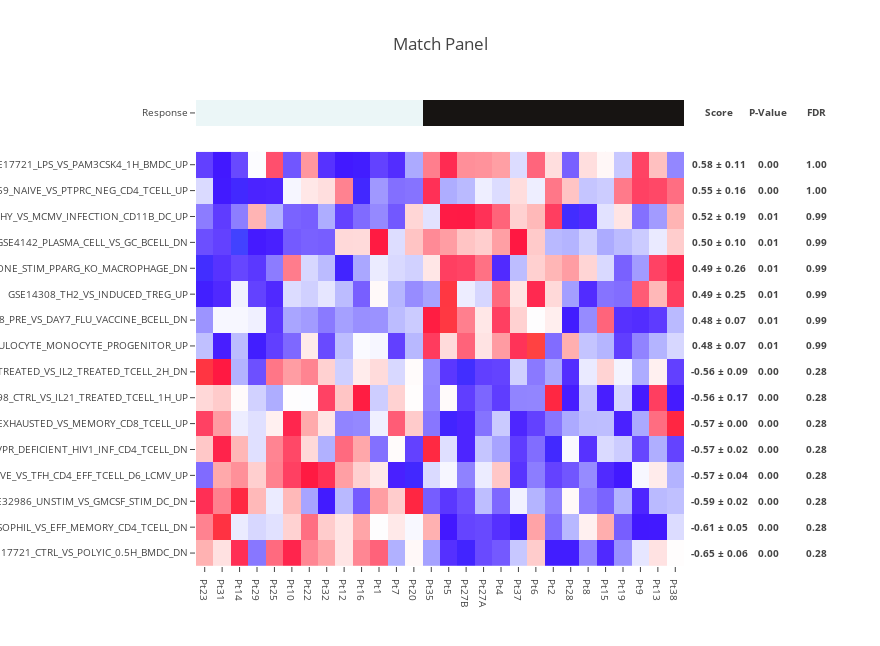

This figure's notebook cell:
### Code cell
target = pd.read_table(
    'target_0.tsv',
    index_col=0,
    squeeze=True,
)

features = pd.read_table(
    'features_0.tsv',
    index_col=0,
)

score_moe_p_value_fdr = make_match_panel(
    target,
    features,
    n_sampling=2,
    n_permutation=1,
    target_type='binary',
)

score_moe_p_value_fdr.sort_values('Score')

### Figure 1 — Plotly figure (JSON) as saved in the notebook; plotly's stock layout.template omitted (floating-point values rounded to 4 significant figures; data arrays with more than 128 entries replaced by an {"elided": "..."} marker saying what was removed)
{"data": [{"colorscale": [[0, "#ebf6f7"], [1, "#171412"]], "showscale": false, "text": [["Pt23", "Pt31", "Pt14", "Pt29", "Pt25", "Pt10", "Pt22", "Pt32", "Pt12", "Pt16", "Pt1", "Pt7", "Pt20", "Pt35", "Pt5", "Pt27B", "Pt27A", "Pt4", "Pt37", "Pt6", "Pt2", "Pt28", "Pt8", "Pt15", "Pt19", "Pt9", "Pt13", "Pt38"]], "type": "heatmap", "uid": "c124a349-a33a-46e3-abcc-ddd027100395", "x": ["Pt23", "Pt31", "Pt14", "Pt29", "Pt25", "Pt10", "Pt22", "Pt32", "Pt12", "Pt16", "Pt1", "Pt7", "Pt20", "Pt35", "Pt5", "Pt27B", "Pt27A", "Pt4", "Pt37", "Pt6", "Pt2", "Pt28", "Pt8", "Pt15", "Pt19", "Pt9", "Pt13", "Pt38"], "y": ["Response"], "yaxis": "y2", "z": [[0, 0, 0, 0, 0, 0, 0, 0, 0, 0, 0, 0, 0, 1, 1, 1, 1, 1, 1, 1, 1, 1, 1, 1, 1, 1, 1, 1]]}, {"colorscale": {"elided": "256x2 mixed values"}, "showscale": false, "type": "heatmap", "uid": "1fd6505f-7d6e-43e6-b0b9-670a09a92db6", "x": ["Pt23", "Pt31", "Pt14", "Pt29", "Pt25", "Pt10", "Pt22", "Pt32", "Pt12", "Pt16", "Pt1", "Pt7", "Pt20", "Pt35", "Pt5", "Pt27B", "Pt27A", "Pt4", "Pt37", "Pt6", "Pt2", "Pt28", "Pt8", "Pt15", "Pt19", "Pt9", "Pt13", "Pt38"], "y": ["GSE17721_CTRL_VS_POLYIC_0.5H_BMDC_DN", "GSE3982_BASOPHIL_VS_EFF_MEMORY_CD4_TCELL_DN", "GSE32986_UNSTIM_VS_GMCSF_STIM_DC_DN", "GSE43863_NAIVE_VS_TFH_CD4_EFF_TCELL_D6_LCMV_UP", "GSE12963_ENV_NEF_VS_ENV_NEF_AND_VPR_DEFICIENT_HIV1_INF_CD4_TCELL_DN", "GSE9650_EXHAUSTED_VS_MEMORY_CD8_TCELL_UP", "GSE19198_CTRL_VS_IL21_TREATED_TCELL_1H_UP", "GSE36888_UNTREATED_VS_IL2_TREATED_TCELL_2H_DN", "GSE15330_HSC_VS_GRANULOCYTE_MONOCYTE_PROGENITOR_UP", "GSE29618_PRE_VS_DAY7_FLU_VACCINE_BCELL_DN", "GSE14308_TH2_VS_INDUCED_TREG_UP", "GSE25123_CTRL_VS_IL4_AND_ROSIGLITAZONE_STIM_PPARG_KO_MACROPHAGE_DN", "GSE4142_PLASMA_CELL_VS_GC_BCELL_DN", "GSE45365_HEALTHY_VS_MCMV_INFECTION_CD11B_DC_UP", "GSE15659_NAIVE_VS_PTPRC_NEG_CD4_TCELL_UP", "GSE17721_LPS_VS_PAM3CSK4_1H_BMDC_UP"], "yaxis": "y", "z": {"elided": "16x28 float values"}, "zmax": 3.096, "zmin": -2.635}], "layout": {"annotations": [{"font": {"size": 9.6}, "showarrow": false, "text": "<b>Score</b>", "width": 64, "x": 1.002, "xanchor": "left", "xref": "paper", "y": 0.9722, "yanchor": "middle", "yref": "paper"}, {"font": {"size": 9.6}, "showarrow": false, "text": "<b>0.58 ± 0.11</b>", "width": 64, "x": 1.002, "xanchor": "left", "xref": "paper", "y": 0.8611, "yanchor": "middle", "yref": "paper"}, {"font": {"size": 9.6}, "showarrow": false, "text": "<b>0.55 ± 0.16</b>", "width": 64, "x": 1.002, "xanchor": "left", "xref": "paper", "y": 0.8056, "yanchor": "middle", "yref": "paper"}, {"font": {"size": 9.6}, "showarrow": false, "text": "<b>0.52 ± 0.19</b>", "width": 64, "x": 1.002, "xanchor": "left", "xref": "paper", "y": 0.75, "yanchor": "middle", "yref": "paper"}, {"font": {"size": 9.6}, "showarrow": false, "text": "<b>0.50 ± 0.10</b>", "width": 64, "x": 1.002, "xanchor": "left", "xref": "paper", "y": 0.6944, "yanchor": "middle", "yref": "paper"}, {"font": {"size": 9.6}, "showarrow": false, "text": "<b>0.49 ± 0.26</b>", "width": 64, "x": 1.002, "xanchor": "left", "xref": "paper", "y": 0.6389, "yanchor": "middle", "yref": "paper"}, {"font": {"size": 9.6}, "showarrow": false, "text": "<b>0.49 ± 0.25</b>", "width": 64, "x": 1.002, "xanchor": "left", "xref": "paper", "y": 0.5833, "yanchor": "middle", "yref": "paper"}, {"font": {"size": 9.6}, "showarrow": false, "text": "<b>0.48 ± 0.07</b>", "width": 64, "x": 1.002, "xanchor": "left", "xref": "paper", "y": 0.5278, "yanchor": "middle", "yref": "paper"}, {"font": {"size": 9.6}, "showarrow": false, "text": "<b>0.48 ± 0.07</b>", "width": 64, "x": 1.002, "xanchor": "left", "xref": "paper", "y": 0.4722, "yanchor": "middle", "yref": "paper"}, {"font": {"size": 9.6}, "showarrow": false, "text": "<b>-0.56 ± 0.09</b>", "width": 64, "x": 1.002, "xanchor": "left", "xref": "paper", "y": 0.4167, "yanchor": "middle", "yref": "paper"}, {"font": {"size": 9.6}, "showarrow": false, "text": "<b>-0.56 ± 0.17</b>", "width": 64, "x": 1.002, "xanchor": "left", "xref": "paper", "y": 0.3611, "yanchor": "middle", "yref": "paper"}, {"font": {"size": 9.6}, "showarrow": false, "text": "<b>-0.57 ± 0.00</b>", "width": 64, "x": 1.002, "xanchor": "left", "xref": "paper", "y": 0.3056, "yanchor": "middle", "yref": "paper"}, {"font": {"size": 9.6}, "showarrow": false, "text": "<b>-0.57 ± 0.02</b>", "width": 64, "x": 1.002, "xanchor": "left", "xref": "paper", "y": 0.25, "yanchor": "middle", "yref": "paper"}, {"font": {"size": 9.6}, "showarrow": false, "text": "<b>-0.57 ± 0.04</b>", "width": 64, "x": 1.002, "xanchor": "left", "xref": "paper", "y": 0.1944, "yanchor": "middle", "yref": "paper"}, {"font": {"size": 9.6}, "showarrow": false, "text": "<b>-0.59 ± 0.02</b>", "width": 64, "x": 1.002, "xanchor": "left", "xref": "paper", "y": 0.1389, "yanchor": "middle", "yref": "paper"}, {"font": {"size": 9.6}, "showarrow": false, "text": "<b>-0.61 ± 0.05</b>", "width": 64, "x": 1.002, "xanchor": "left", "xref": "paper", "y": 0.08333, "yanchor": "middle", "yref": "paper"}, {"font": {"size": 9.6}, "showarrow": false, "text": "<b>-0.65 ± 0.06</b>", "width": 64, "x": 1.002, "xanchor": "left", "xref": "paper", "y": 0.02778, "yanchor": "middle", "yref": "paper"}, {"font": {"size": 9.6}, "showarrow": false, "text": "<b>P-Value</b>", "width": 64, "x": 1.102, "xanchor": "left", "xref": "paper", "y": 0.9722, "yanchor": "middle", "yref": "paper"}, {"font": {"size": 9.6}, "showarrow": false, "text": "<b>0.00</b>", "width": 64, "x": 1.102, "xanchor": "left", "xref": "paper", "y": 0.8611, "yanchor": "middle", "yref": "paper"}, {"font": {"size": 9.6}, "showarrow": false, "text": "<b>0.00</b>", "width": 64, "x": 1.102, "xanchor": "left", "xref": "paper", "y": 0.8056, "yanchor": "middle", "yref": "paper"}, {"font": {"size": 9.6}, "showarrow": false, "text": "<b>0.01</b>", "width": 64, "x": 1.102, "xanchor": "left", "xref": "paper", "y": 0.75, "yanchor": "middle", "yref": "paper"}, {"font": {"size": 9.6}, "showarrow": false, "text": "<b>0.01</b>", "width": 64, "x": 1.102, "xanchor": "left", "xref": "paper", "y": 0.6944, "yanchor": "middle", "yref": "paper"}, {"font": {"size": 9.6}, "showarrow": false, "text": "<b>0.01</b>", "width": 64, "x": 1.102, "xanchor": "left", "xref": "paper", "y": 0.6389, "yanchor": "middle", "yref": "paper"}, {"font": {"size": 9.6}, "showarrow": false, "text": "<b>0.01</b>", "width": 64, "x": 1.102, "xanchor": "left", "xref": "paper", "y": 0.5833, "yanchor": "middle", "yref": "paper"}, {"font": {"size": 9.6}, "showarrow": false, "text": "<b>0.01</b>", "width": 64, "x": 1.102, "xanchor": "left", "xref": "paper", "y": 0.5278, "yanchor": "middle", "yref": "paper"}, {"font": {"size": 9.6}, "showarrow": false, "text": "<b>0.01</b>", "width": 64, "x": 1.102, "xanchor": "left", "xref": "paper", "y": 0.4722, "yanchor": "middle", "yref": "paper"}, {"font": {"size": 9.6}, "showarrow": false, "text": "<b>0.00</b>", "width": 64, "x": 1.102, "xanchor": "left", "xref": "paper", "y": 0.4167, "yanchor": "middle", "yref": "paper"}, {"font": {"size": 9.6}, "showarrow": false, "text": "<b>0.00</b>", "width": 64, "x": 1.102, "xanchor": "left", "xref": "paper", "y": 0.3611, "yanchor": "middle", "yref": "paper"}, {"font": {"size": 9.6}, "showarrow": false, "text": "<b>0.00</b>", "width": 64, "x": 1.102, "xanchor": "left", "xref": "paper", "y": 0.3056, "yanchor": "middle", "yref": "paper"}, {"font": {"size": 9.6}, "showarrow": false, "text": "<b>0.00</b>", "width": 64, "x": 1.102, "xanchor": "left", "xref": "paper", "y": 0.25, "yanchor": "middle", "yref": "paper"}, {"font": {"size": 9.6}, "showarrow": false, "text": "<b>0.00</b>", "width": 64, "x": 1.102, "xanchor": "left", "xref": "paper", "y": 0.1944, "yanchor": "middle", "yref": "paper"}, {"font": {"size": 9.6}, "showarrow": false, "text": "<b>0.00</b>", "width": 64, "x": 1.102, "xanchor": "left", "xref": "paper", "y": 0.1389, "yanchor": "middle", "yref": "paper"}, {"font": {"size": 9.6}, "showarrow": false, "text": "<b>0.00</b>", "width": 64, "x": 1.102, "xanchor": "left", "xref": "paper", "y": 0.08333, "yanchor": "middle", "yref": "paper"}, {"font": {"size": 9.6}, "showarrow": false, "text": "<b>0.00</b>", "width": 64, "x": 1.102, "xanchor": "left", "xref": "paper", "y": 0.02778, "yanchor": "middle", "yref": "paper"}, {"font": {"size": 9.6}, "showarrow": false, "text": "<b>FDR</b>", "width": 64, "x": 1.202, "xanchor": "left", "xref": "paper", "y": 0.9722, "yanchor": "middle", "yref": "paper"}, {"font": {"size": 9.6}, "showarrow": false, "text": "<b>1.00</b>", "width": 64, "x": 1.202, "xanchor": "left", "xref": "paper", "y": 0.8611, "yanchor": "middle", "yref": "paper"}, {"font": {"size": 9.6}, "showarrow": false, "text": "<b>1.00</b>", "width": 64, "x": 1.202, "xanchor": "left", "xref": "paper", "y": 0.8056, "yanchor": "middle", "yref": "paper"}, {"font": {"size": 9.6}, "showarrow": false, "text": "<b>0.99</b>", "width": 64, "x": 1.202, "xanchor": "left", "xref": "paper", "y": 0.75, "yanchor": "middle", "yref": "paper"}, {"font": {"size": 9.6}, "showarrow": false, "text": "<b>0.99</b>", "width": 64, "x": 1.202, "xanchor": "left", "xref": "paper", "y": 0.6944, "yanchor": "middle", "yref": "paper"}, {"font": {"size": 9.6}, "showarrow": false, "text": "<b>0.99</b>", "width": 64, "x": 1.202, "xanchor": "left", "xref": "paper", "y": 0.6389, "yanchor": "middle", "yref": "paper"}, {"font": {"size": 9.6}, "showarrow": false, "text": "<b>0.99</b>", "width": 64, "x": 1.202, "xanchor": "left", "xref": "paper", "y": 0.5833, "yanchor": "middle", "yref": "paper"}, {"font": {"size": 9.6}, "showarrow": false, "text": "<b>0.99</b>", "width": 64, "x": 1.202, "xanchor": "left", "xref": "paper", "y": 0.5278, "yanchor": "middle", "yref": "paper"}, {"font": {"size": 9.6}, "showarrow": false, "text": "<b>0.99</b>", "width": 64, "x": 1.202, "xanchor": "left", "xref": "paper", "y": 0.4722, "yanchor": "middle", "yref": "paper"}, {"font": {"size": 9.6}, "showarrow": false, "text": "<b>0.28</b>", "width": 64, "x": 1.202, "xanchor": "left", "xref": "paper", "y": 0.4167, "yanchor": "middle", "yref": "paper"}, {"font": {"size": 9.6}, "showarrow": false, "text": "<b>0.28</b>", "width": 64, "x": 1.202, "xanchor": "left", "xref": "paper", "y": 0.3611, "yanchor": "middle", "yref": "paper"}, {"font": {"size": 9.6}, "showarrow": false, "text": "<b>0.28</b>", "width": 64, "x": 1.202, "xanchor": "left", "xref": "paper", "y": 0.3056, "yanchor": "middle", "yref": "paper"}, {"font": {"size": 9.6}, "showarrow": false, "text": "<b>0.28</b>", "width": 64, "x": 1.202, "xanchor": "left", "xref": "paper", "y": 0.25, "yanchor": "middle", "yref": "paper"}, {"font": {"size": 9.6}, "showarrow": false, "text": "<b>0.28</b>", "width": 64, "x": 1.202, "xanchor": "left", "xref": "paper", "y": 0.1944, "yanchor": "middle", "yref": "paper"}, {"font": {"size": 9.6}, "showarrow": false, "text": "<b>0.28</b>", "width": 64, "x": 1.202, "xanchor": "left", "xref": "paper", "y": 0.1389, "yanchor": "middle", "yref": "paper"}, {"font": {"size": 9.6}, "showarrow": false, "text": "<b>0.28</b>", "width": 64, "x": 1.202, "xanchor": "left", "xref": "paper", "y": 0.08333, "yanchor": "middle", "yref": "paper"}, {"font": {"size": 9.6}, "showarrow": false, "text": "<b>0.28</b>", "width": 64, "x": 1.202, "xanchor": "left", "xref": "paper", "y": 0.02778, "yanchor": "middle", "yref": "paper"}], "height": 646.2, "margin": {"l": 196, "r": 196}, "title": "Match Panel", "width": 880, "xaxis": {"anchor": "y", "tickfont": {"size": 9.6}}, "yaxis": {"domain": [0, 0.8889], "dtick": 1, "tickfont": {"size": 9.6}}, "yaxis2": {"domain": [0.9444, 1], "tickfont": {"size": 9.6}}}}
